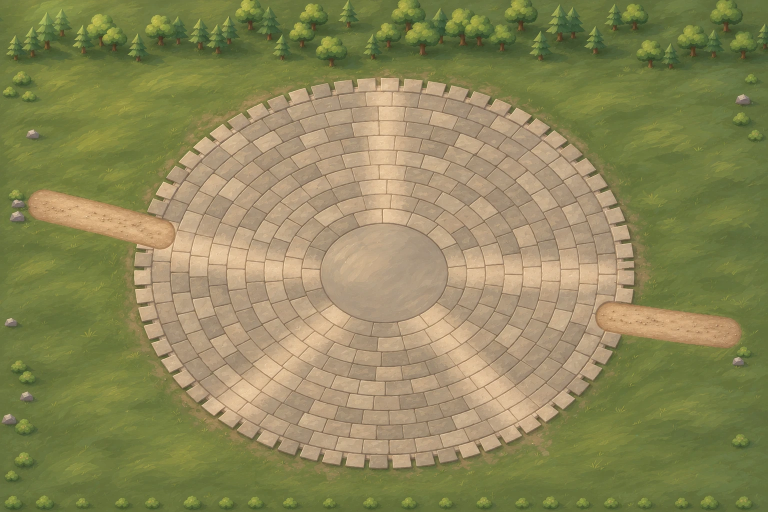
#> input picture design/plaza-floor/codex-plaza-v3.webp, 1536 x 1024 px (shown at 1/2 size)
$ python fix_v3_paths.py
#> lines starting #> are read from the running program, lines starting #| are printed output that depends on the picture; after the words box and inside, x2 and y2 are one past the last pixel; in counts of white or black regions, pixels touching at a corner belong together
# Codex 광장 바닥(plaza-v3)의 흙길 두 줄을 다듬는다 — 11월 28일 사용자 "흙길 끝이 돌바닥 위에 둥글게 얹혀 어색해".
#   python3 design/plaza-floor/fix_v3_paths.py
# 입력: design/plaza-floor/codex-plaza-v3.webp (Codex 원본) → 출력: public/assets/game/rpg/plaza-v3.webp (1800 × 1200)
# ① 흙길을 통째로 걷어 내고 그 자리를 위아래로 뒤집은 바닥(원은 위아래 대칭)으로 채운다.
# ② 흙길을 축을 따라 다시 깐다 — 문 쪽 끝은 풀로 흐려지고, 원 쪽은 톱니 고리 밑으로 들어간다(톱니 돌이 흙 위).
# ③ 가장자리는 들쭉날쭉하게, 테두리는 한 단 짙게.
import os, numpy as np
from PIL import Image, ImageFilter

D = os.path.dirname(os.path.abspath(__file__))
ROOT = os.path.join(D, "..", "..")
SRC = os.path.join(D, "codex-plaza-v3.webp")
OUT = os.path.join(ROOT, "public", "assets", "game", "rpg", "plaza-v3.webp")

W, H = 1800, 1200
CX, CY, SQ = 899.5, 639.5, 0.78
TEETH_IN, TEETH_OUT = 548, 604        # 톱니 고리(가로 반지름) — 이 안쪽은 돌만
BOXES = [(30, 420, 440, 620), (1380, 680, 1760, 840)]   # 흙길 두 줄이 있는 칸(x0, y0, x1, y1)
# 흙길 축: 문 쪽 끝 → 원 쪽 방향 점, 흙 무늬를 가져올 깨끗한 토막(축 위 거리), 반폭
AXES = [((62, 470), (440, 561), (90, 230), 38), ((1745, 787), (1380, 735), (90, 230), 37)]
DIRT_EDGE = np.array([176, 140, 98], np.float32)          # 길 가장자리 한 단 짙은 흙


def blur(a, r):
    return np.asarray(Image.fromarray(np.clip(a * 255, 0, 255).astype(np.uint8)).filter(ImageFilter.GaussianBlur(r)), np.float32) / 255


def main():
    im = np.asarray(Image.open(SRC).convert("RGB").resize((W, H), Image.LANCZOS)).astype(np.float32)
    yy, xx = np.mgrid[0:H, 0:W].astype(np.float32)
    ell = np.hypot(xx - CX, (yy - CY) / SQ)

    # 흙 칸 찾기 — 따뜻한 황토색(R − B 가 큼)
    warm = ((im[..., 0] - im[..., 2]) > 62) & (im[..., 0] > 140)
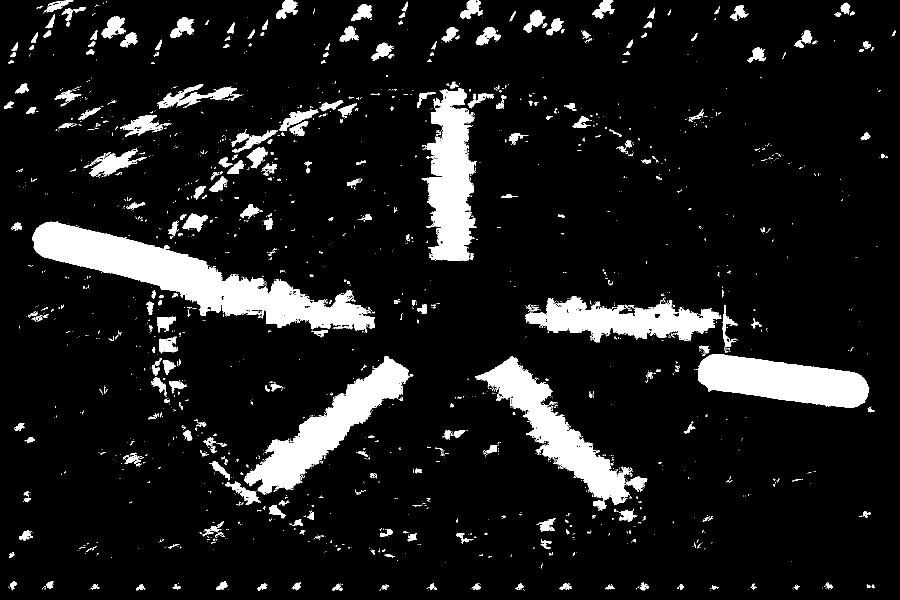
#> warm: shape (1200, 1800) bool (shown at 1/2 size); 10.4% white; 1983 white regions (1648 under 20 px), largest, box (x1, y1, x2, y2) and area: (65, 443, 749, 666) 47092, (488, 712, 821, 989) 25235, (950, 713, 1295, 1022) 24033
    box = np.zeros((H, W), bool)
    for x0, y0, x1, y1 in BOXES:
        box[y0:y1, x0:x1] = True
    path = (warm & box).astype(np.float32)
#> path: shape (1200, 1800) float32; values 0 (black) and 1 (white), 2.6% white; 116 white regions (98 under 20 px), largest, box (x1, y1, x2, y2) and area: (65, 443, 440, 620) 28819, (1391, 708, 1739, 816) 23786, (365, 427, 416, 464) 962
    path = (blur(path, 4) > 0.25).astype(np.float32)          # 자갈 · 어두운 테두리까지 감싼다
#> path: shape (1200, 1800) float32; values 0 (black) and 1 (white), 2.8% white; 10 white regions, largest, box (x1, y1, x2, y2) and area: (63, 441, 443, 623) 31599, (1393, 690, 1741, 819) 26328, (360, 426, 417, 463) 1474
    grow = (blur(path, 6) > 0.05).astype(np.float32) * box     # 걷어 낼 자리(테두리 그림자 포함)
#> grow: shape (1200, 1800) float32; values 0 (black) and 1 (white), 3.8% white; 3 white regions, box (x1, y1, x2, y2) and area: (54, 420, 440, 620) 45234, (1384, 680, 1754, 833) 35822, (30, 435, 54, 470) 678

    # ① 위아래로 뒤집은 바닥으로 채운다
    flip = im[np.clip(np.round(2 * CY - yy).astype(int), 0, H - 1), xx.astype(int)]
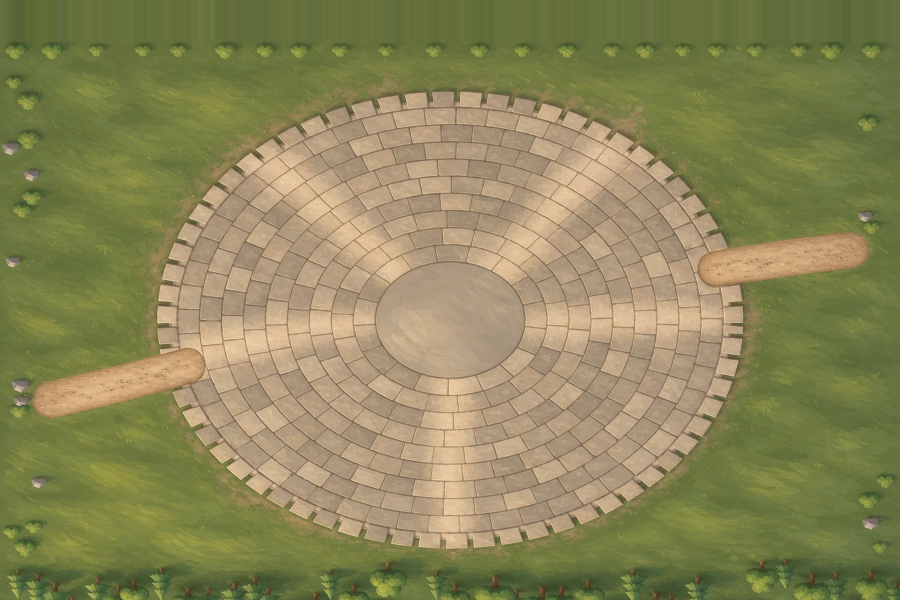
#> flip: shape (1200, 1800, 3) float32 (shown at 1/2 size); mean R, G, B 139.1, 134.9, 88.7
    g = blur(grow, 3)[..., None]
    base = im * (1 - g) + flip * g

    # ② · ③ 흙길을 다시 깐다 — 축을 따라 문 쪽 끝에서 톱니 고리 안쪽까지. 흙 무늬는 원래 길 가운데 토막을 거울로 이어 쓴다
    rng = np.random.default_rng(1128)
    noise = blur(rng.random((H, W)).astype(np.float32), 7)
    noise = (noise - noise.mean()) / (noise.std() + 1e-6)
    green = (flip[..., 1] > flip[..., 0]) & (flip[..., 1] > flip[..., 2])     # 톱니 사이 풀 틈
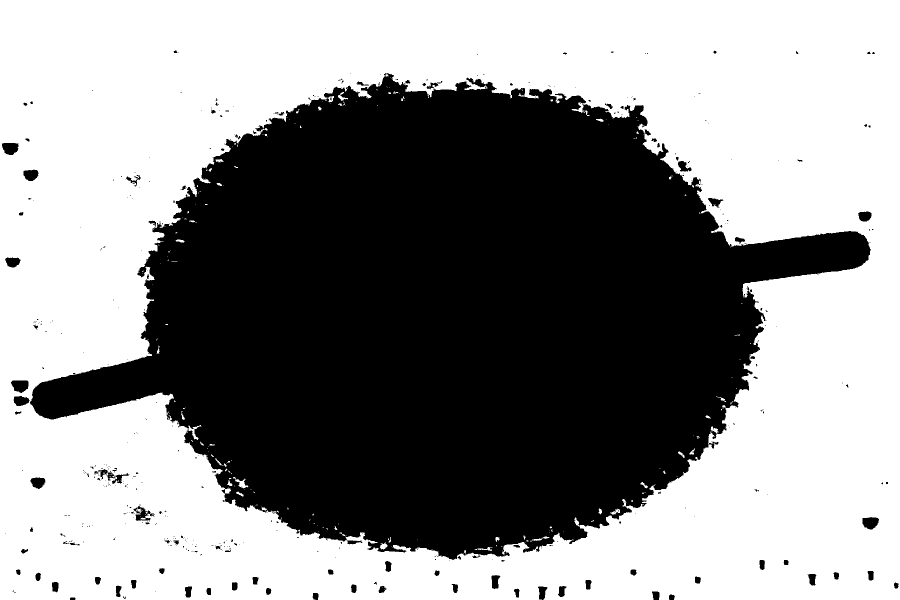
#> green: shape (1200, 1800) bool (shown at 1/2 size); 55.5% white; 452 black regions (352 under 20 px), largest, box (x1, y1, x2, y2) and area: (60, 146, 1742, 1120) 945330, (22, 761, 57, 786) 668, (4, 286, 37, 310) 634
    dirt_a = np.zeros((H, W), np.float32)
    dirt = np.zeros((H, W, 3), np.float32)
    for (ax, ay), (bx, by), (t0, t1), hw in AXES:
        L = np.hypot(bx - ax, by - ay); ux, uy = (bx - ax) / L, (by - ay) / L
        t = (xx - ax) * ux + (yy - ay) * uy                 # 축 위 거리(문 쪽 0)
        n = -(xx - ax) * uy + (yy - ay) * ux                # 축에서 옆으로 떨어진 거리
        wob = hw + noise * 2.0 + np.sin(t / 53) * 2.0       # 가장자리를 들쭉날쭉하게
        side = np.clip((wob - np.abs(n)) / 5.0, 0, 1)
        head = np.clip(t / 45, 0, 1) ** 0.8                  # 문 쪽 끝이 풀로 흐려진다
        tail = np.clip((ell - TEETH_IN) / 18, 0, 1)          # 고리 안쪽은 돌만
        a = side * head * tail * (t > -20) * (t < L + 200)
        # 흙 무늬: 원래 길의 깨끗한 토막 t0~t1 을 거울로 되풀이
        span = t1 - t0
        k = np.mod(t - t0, 2 * span); k = np.where(k > span, 2 * span - k, k) + t0
        sx = np.clip(np.round(ax + ux * k - uy * n), 0, W - 1).astype(int)
        sy = np.clip(np.round(ay + uy * k + ux * n), 0, H - 1).astype(int)
        nn = np.abs(n) < hw - 4
        tex = np.where(nn[..., None], im[sy, sx], DIRT_EDGE)
        dirt = np.where((a > dirt_a)[..., None], tex, dirt)
        dirt_a = np.maximum(dirt_a, a)
#> this loop made 2 passes
#> pass 1, in main, `tex = np.where(nn[..., None], im[sy, sx], DIRT_EDGE)`:
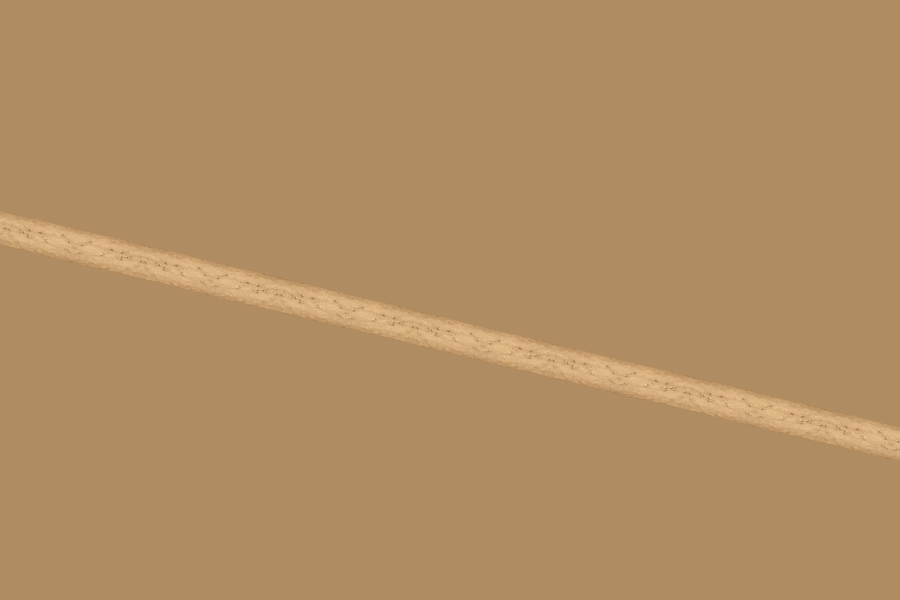
#> tex: shape (1200, 1800, 3) float32 (shown at 1/2 size); mean R, G, B 182.6, 142.2, 97.7
#> pass 1, in main, `dirt = np.where((a > dirt_a)[..., None], tex, dirt)`:
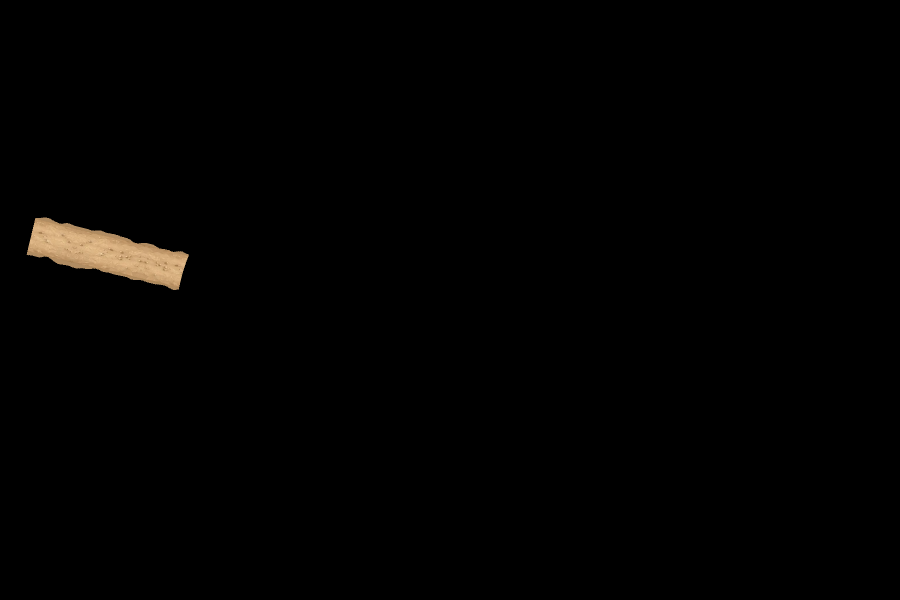
#> dirt: shape (1200, 1800, 3) float32 (shown at 1/2 size); mean R, G, B 2.3, 1.8, 1.3
#> after the loop:
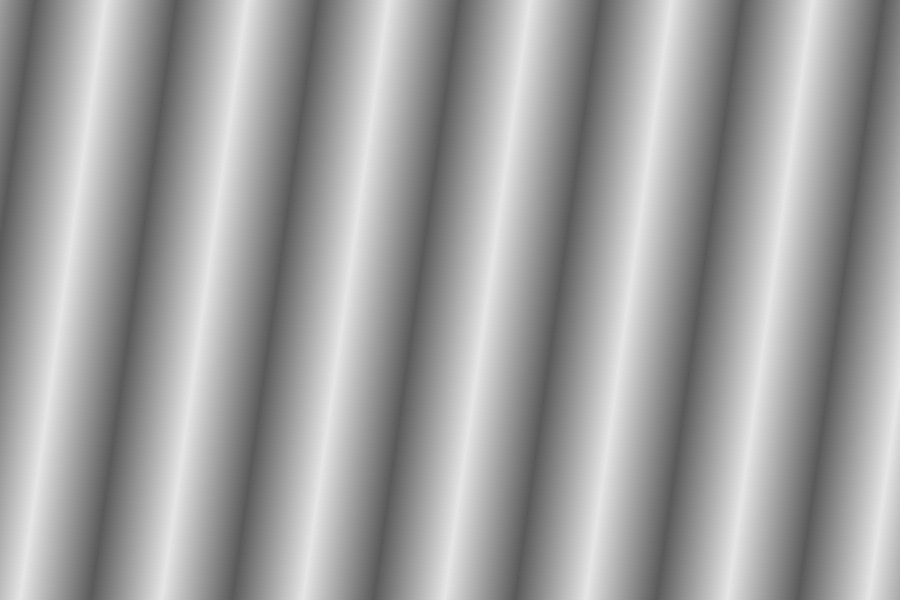
#> k: shape (1200, 1800) float32 (shown at 1/2 size); min 90, max 230, mean 159.9
    stone = (ell < TEETH_OUT) & ~green & (flip.mean(axis=2) > 135)   # 톱니 돌(밝은 회색)은 흙 위에 그대로, 그늘진 틈엔 흙
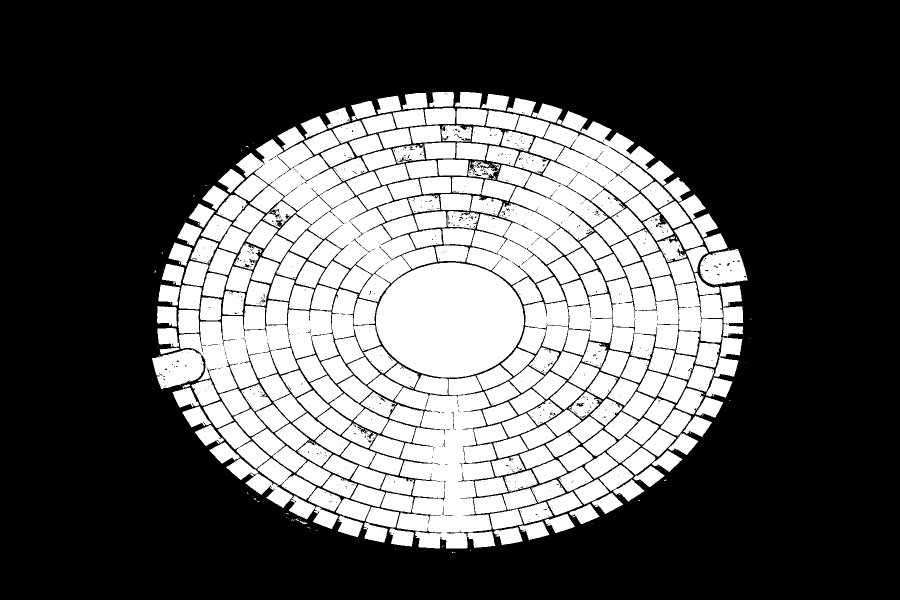
#> stone: shape (1200, 1800) bool (shown at 1/2 size); 34.4% white; 349 white regions (89 under 20 px), largest, box (x1, y1, x2, y2) and area: (933, 222, 1348, 570) 64793, (752, 525, 1049, 755) 53492, (735, 749, 993, 1097) 46411
    dirt_a = dirt_a * np.where(stone, 0, 1)
    dirt_a = blur(dirt_a, 0.8)[..., None]
    out = base * (1 - dirt_a) + dirt * dirt_a

    img = Image.fromarray(np.clip(out, 0, 255).astype(np.uint8))
    img.save(OUT, "WEBP", quality=90, method=6)


if __name__ == "__main__":
    main()
